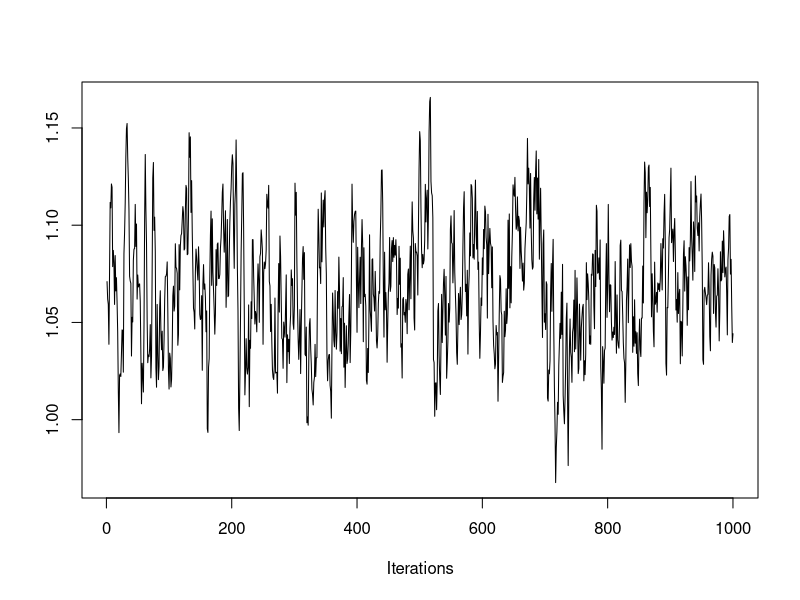
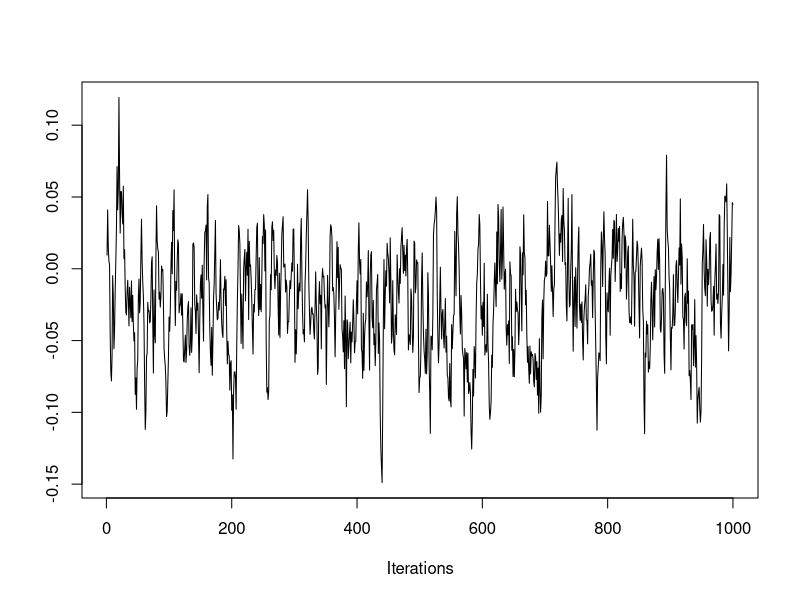
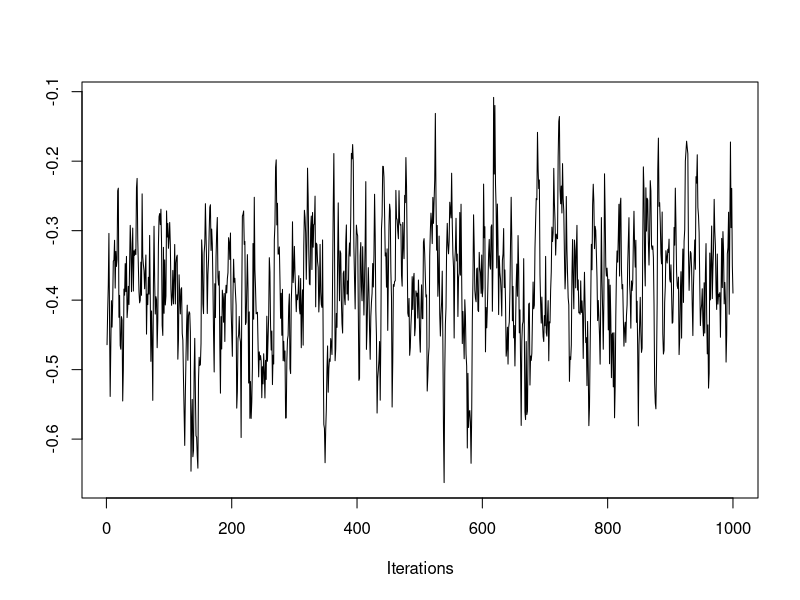
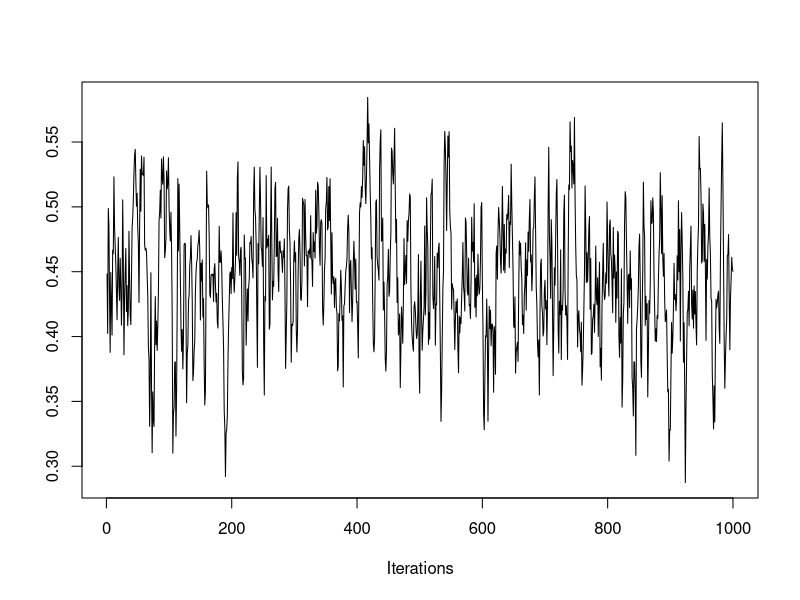
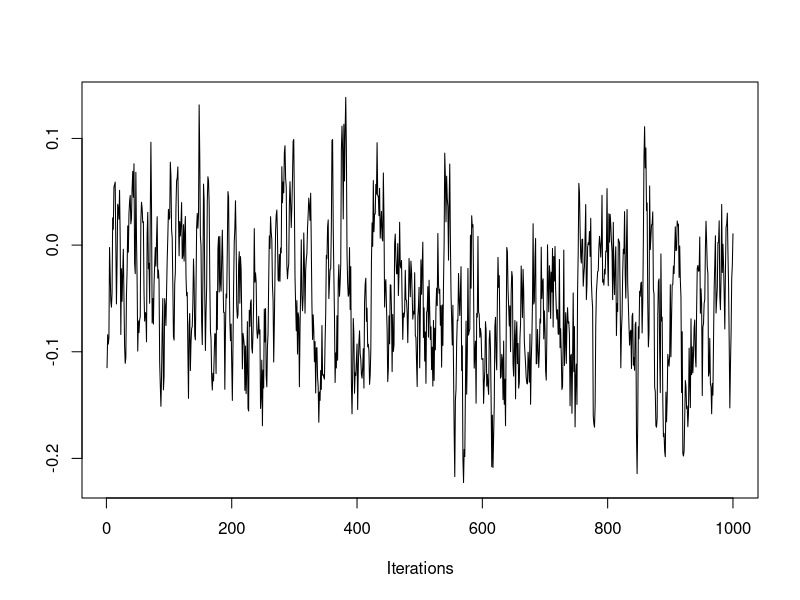
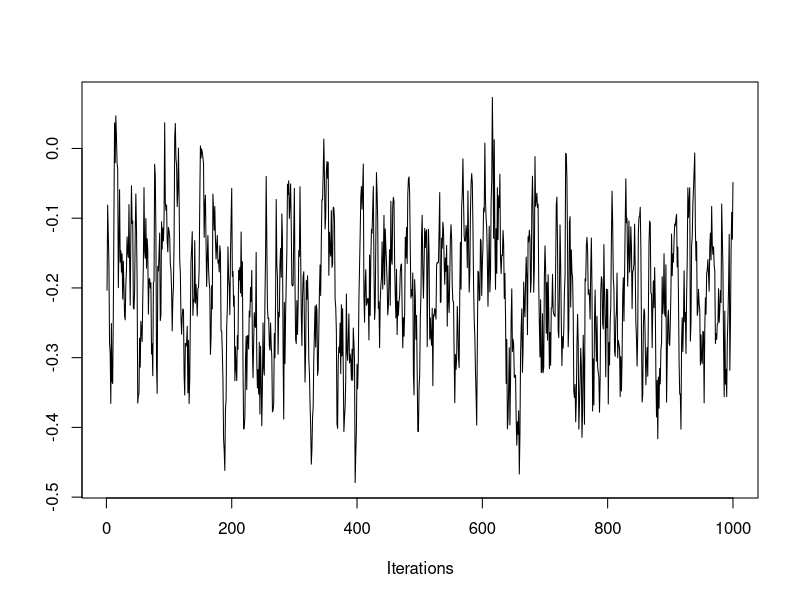
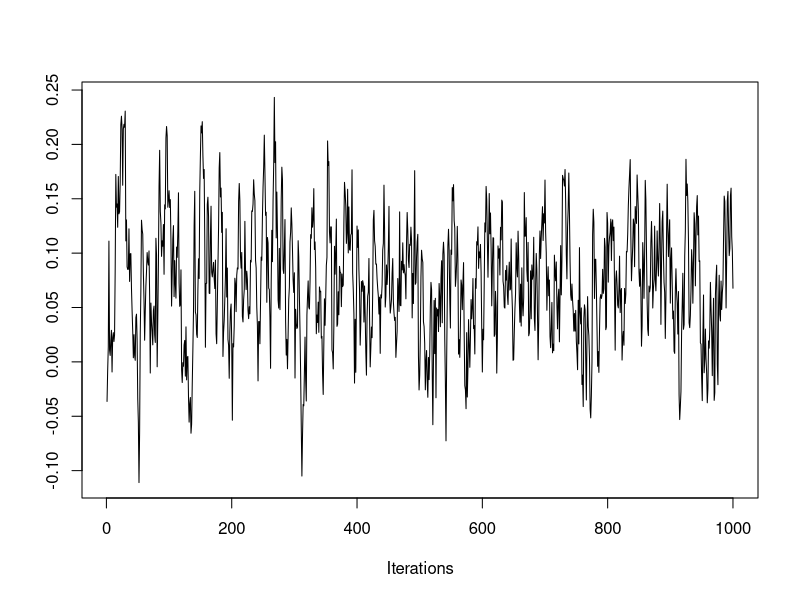
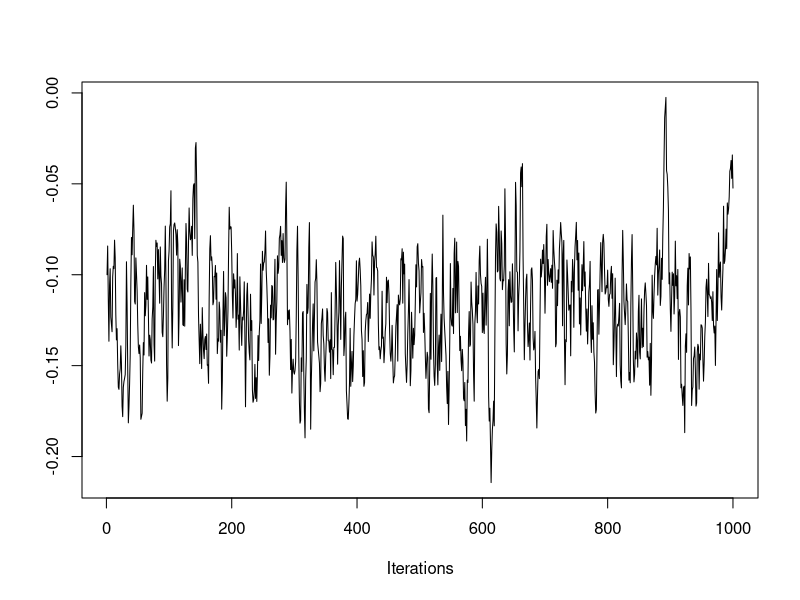

R code for these plots, in order:
setwd("C:/Users/Rakshanda/Desktop/Bayesian Learning/LABS/lab_03")
data = read.table("eBay.dat",header = T)
library(mvtnorm)
library(coda)
options("scipen"=100)
set.seed(123456)
y = data$nBids
X = as.matrix(data[,-1])
#_______(a)______#
model = glm(formula = nBids ~0+.,data = data,family = "poisson")
summary(model)
MLE_coeff = matrix(round(model$coefficients,),nrow = 1)
colnames(MLE_coeff) = colnames(X)

#_____(b)______#
#' @param beta regression coefficients
#' @param y response variable
#' @param X features/independen variables
#' @param sigma prior or best guess of sigma 2

# prior setting
Sigma = 100 * solve(t(X)%*%X)
mu0 = rep(0,ncol(X))

log_posterior = function(beta,y,X,Sigma,mu0){
  beta = as.vector(beta)
  linPred = X%*%beta
  log_lik = sum(y * linPred) - sum(exp(linPred))
  if (abs(log_lik) == Inf) log_lik = -20000
  log_prior = dmvnorm(beta, matrix(c(mu0),length(beta),1), Sigma, log=TRUE)
  return(log_lik + log_prior)
}
optimal = optim(rep(0,9),log_posterior,gr=NULL,y,X,Sigma,mu0,method=c("BFGS"),
                control=list(fnscale=-1),hessian=TRUE)
betas = optimal$par
jInv = solve(-1*optimal$hessian)

beta = matrix(round(betas,4),nrow = 1)
colnames(beta) = colnames(X)
#______(c)_______#
#' @param postFun Log posterior of the objective distribution
#' @param nDraws random Sample to draw from metropolis hasting sample 
#' @param y response variable
#' @param X features/independen variables
#' @param theta_0 prior or best guess of the parameter
#' @param c tuning parameter
MH = function(postFun, theta_0, c,iter,warmup,...)
{
  nDraws = iter + warmup
  optimal = optim(theta_0, postFun, gr=NULL,...,
                  method=c("BFGS"), control=list(fnscale=-1),
                  hessian=TRUE)
  jInv = solve(-optimal$hessian)*c
  X = matrix(nrow = nDraws, ncol = length(theta_0)) 
  X[1,] = theta_0
  accepted = 0
  count = 0
  for (i in 2:nDraws)
  {
    while(accepted < nDraws) {
     current = X[i-1,]
     theta_p = rmvnorm(1, mean = current, sigma = jInv)
    
    # acceptance probability ratio
    ratio = exp(postFun(c(theta_p),...) - postFun(c(current),...)) *
      dmvnorm(current,theta_p,jInv) / dmvnorm(theta_p,current,jInv)
    
    alpha =  min(1, ratio)
    u = runif(1)
    count = count + 1
    if(u<=alpha){ 
      X[i,] = theta_p
      current = theta_p
      accepted = accepted+1
      break
      }
    }
  }
  return(list(draws = X[-c(1:warmup),], acceptance_rate = accepted/count))
}
smp = MH(log_posterior,rep(0,9), c=0.6,iter = 1000, warmup = 500, y,X, Sigma,mu0)
betas = smp[[1]]

traceplot(as.mcmc(betas))
# windows()
# plot(as.mcmc(betas))
#______(d)______#
#set.seed(123456)
auction = matrix(c(1,1,1,1,0,0,0,1,0.5), nrow = 1)
colnames(auction) = colnames(X)

predictions = function(nDraws=1000, X = auction){
    draws = c()
    for (i in 1:nDraws) {
      probs = exp(X %*% betas[i,])
      draws[i] = rpois(n = 1,lambda = probs)
    }
    draws
}
pred = predictions()
table(pred)
hist(pred, breaks = 40, probability = T, col = "dodgerblue4",
     xlab = 'Predictions', main = 'Histogram of Predictions')

